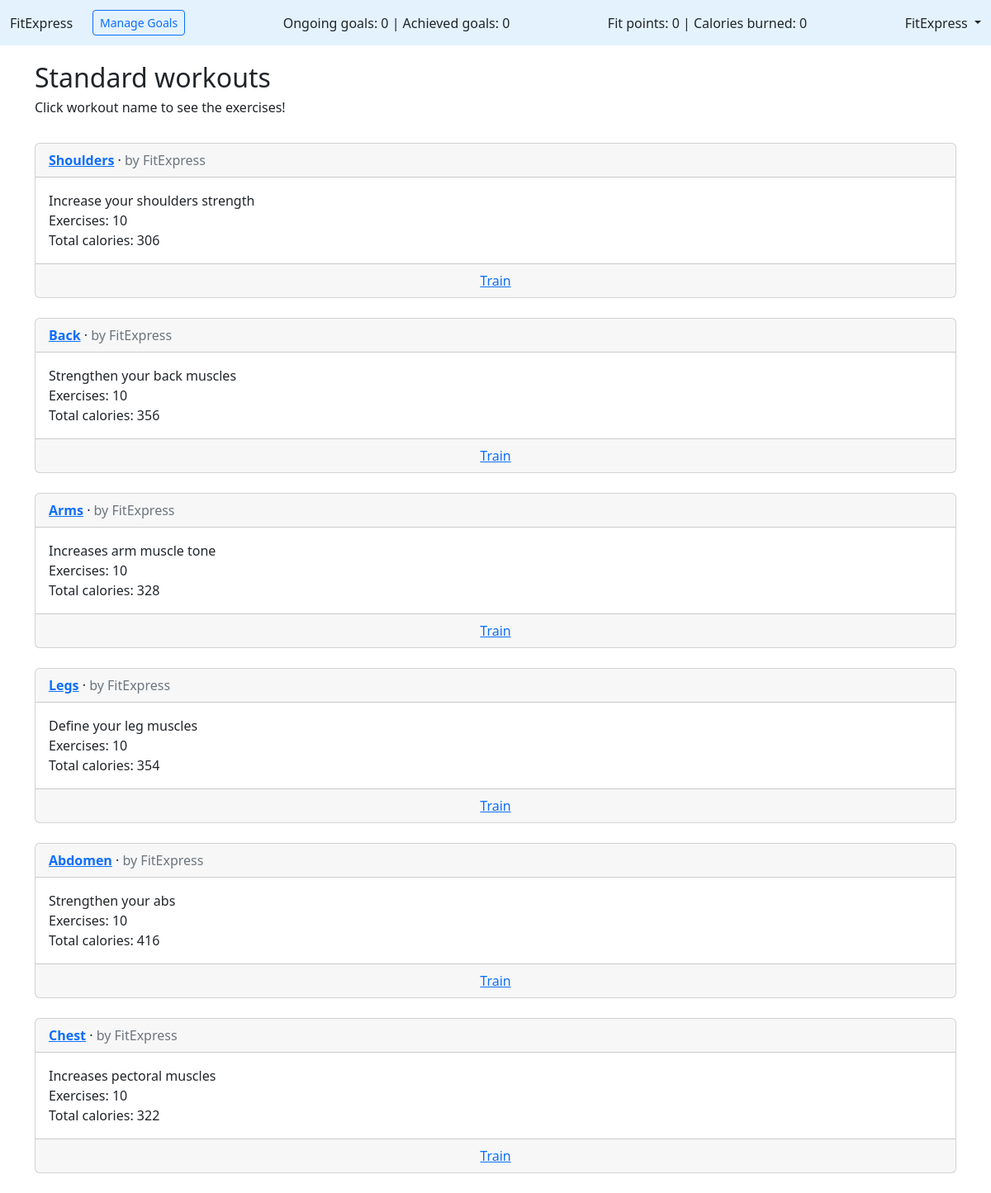
The app's page /workouts/ (signed in) with its own data.
### accounts/models.py (models this page shows, shortened)
class CustomUser(AbstractUser):
    birth = models.DateField(null=True, blank=True)
    calories_burned = models.PositiveIntegerField(default=0)
    fit_points = models.PositiveIntegerField(default=0)
    weight = models.PositiveIntegerField(null=True)
    completed_goals = models.PositiveIntegerField(default=0)
    active_goals = models.PositiveIntegerField(default=0)

### workouts/models.py (models this page shows, shortened)
class Workout(models.Model):
    title = models.CharField(max_length=255)
    description = models.TextField()
    exercise_num = models.PositiveIntegerField(default=0)
    last_training_date = models.DateField(null=True, blank=True)
    kcal = models.PositiveIntegerField(default=0)
    author = models.ForeignKey(
        settings.AUTH_USER_MODEL,
        on_delete=models.CASCADE,
    )

### workouts/views.py (the view)
# urls.py: path("", WorkoutStandardListView.as_view(), name="workoutstandardlist"),
class WorkoutStandardListView(LoginRequiredMixin, ListView):
    model = Workout
    template_name = "workoutstandard_list.html"

### templates/workoutstandard_list.html (shortened to what this page needs)
{% extends "base.html" %}
{% block content %}
<h2>Standard workouts</h2>
<h6>Click workout name to see the exercises!</h6>
<br>
{% for workout in workout_list %}
{% if workout.author.username == "FitExpress" %}
<div class="card">
  <div class="card-header">
    <span class="fw-bold">
      <a href="{% url 'workoutexercises' workout.pk %}">{{ workout.title }}</a>
    </span> &middot;
    <span class="text-muted">by FitExpress
  </div>
  <div class="card-body">
    {{ workout.description }}
    <br>
    Exercises: {{ workout.exercise_num }}
    <br>
    Total calories: {{ workout.kcal }}
  </div>
  <div class="card-footer text-center text-muted">
    <a href="{% url 'workouttrain' workout.pk %}">Train</a>
  </div>
</div>
<br />
{% endif %}
{% endfor %}
{% endblock content %}

### templates/base.html (shortened to what this page needs)
<!DOCTYPE html>
<html>
<head>
  <link href="https://cdn.jsdelivr.net/npm/bootstrap@5.2.3/dist/css/bootstrap.min.css" rel="stylesheet"
>
</head>
<body>
  <header class="p-3 mb-3 border-bottom">
    <div class="d-flex flex-wrap align-items-center justify-content-center
        justify-content-lg-start fixed-top" style="background-color: #e3f2fd; padding: 1%">
      <a class="navbar-brand" href="{% url 'home' %}">FitExpress</a><br>
      {% if user.is_authenticated %}
      <ul class="nav col-12 col-lg-auto me-lg-auto mb-2 justify-content-center
          mb-md-0 ms-4">
        <li><a type="button" class="btn btn-outline-primary btn-sm" href="{% url "goalslist" %}">Manage Goals</a></li>
      </ul>
      <ul class="nav col-12 col-lg-auto me-lg-auto mb-2 justify-content-center
          mb-md-0">
        <li>Ongoing goals: {{ user.active_goals }} | Achieved goals: {{ user.completed_goals }}</li>
      </ul>
      <ul class="nav col-12 col-lg-auto me-lg-auto mb-2 justify-content-center mb-md-0">
        <li>Fit points: {{ user.fit_points }} | Calories burned: {{ user.calories_burned }}</li>
      </ul>
      <div class="dropdown text-end">
        <a href="#" class="d-block link-dark text-decoration-none dropdown-toggle" id="dropdownUser1"
          data-bs-toggle="dropdown" aria-expanded="false">
          {{ user.username }}
        </a>
      </div>
      {% else %}
      <div class="text-end" style="margin-left: 2%;">
        <a href="{% url 'login' %}" class="btn btn-outline-primary me-2">
          Log In</a>
        <a href="{% url 'signup' %}" class="btn btn-primary">Sign Up</a>
      </div>
      {% endif %}
    </div>
  </header>
  <main>
    <div class="container">
      {% block content %}
      {% endblock content %}
    </div>
  </main>
</body>
</html>

### templates/base.html (style rules this page uses)
.container { margin-top: 3.5%; }

### records on screen
CustomUser: active_goals "0", completed_goals "0", fit_points "0", calories_burned "0", username "FitExpress"
Workout: title "Shoulders", description "Increase your shoulders strength", exercise_num "10", kcal "306"
Workout: title "Back", description "Strengthen your back muscles", exercise_num "10", kcal "356"
Workout: title "Arms", description "Increases arm muscle tone", exercise_num "10", kcal "328"
Workout: title "Legs", description "Define your leg muscles", exercise_num "10", kcal "354"
Workout: title "Abdomen", description "Strengthen your abs", exercise_num "10", kcal "416"
Workout: title "Chest", description "Increases pectoral muscles", exercise_num "10", kcal "322"
